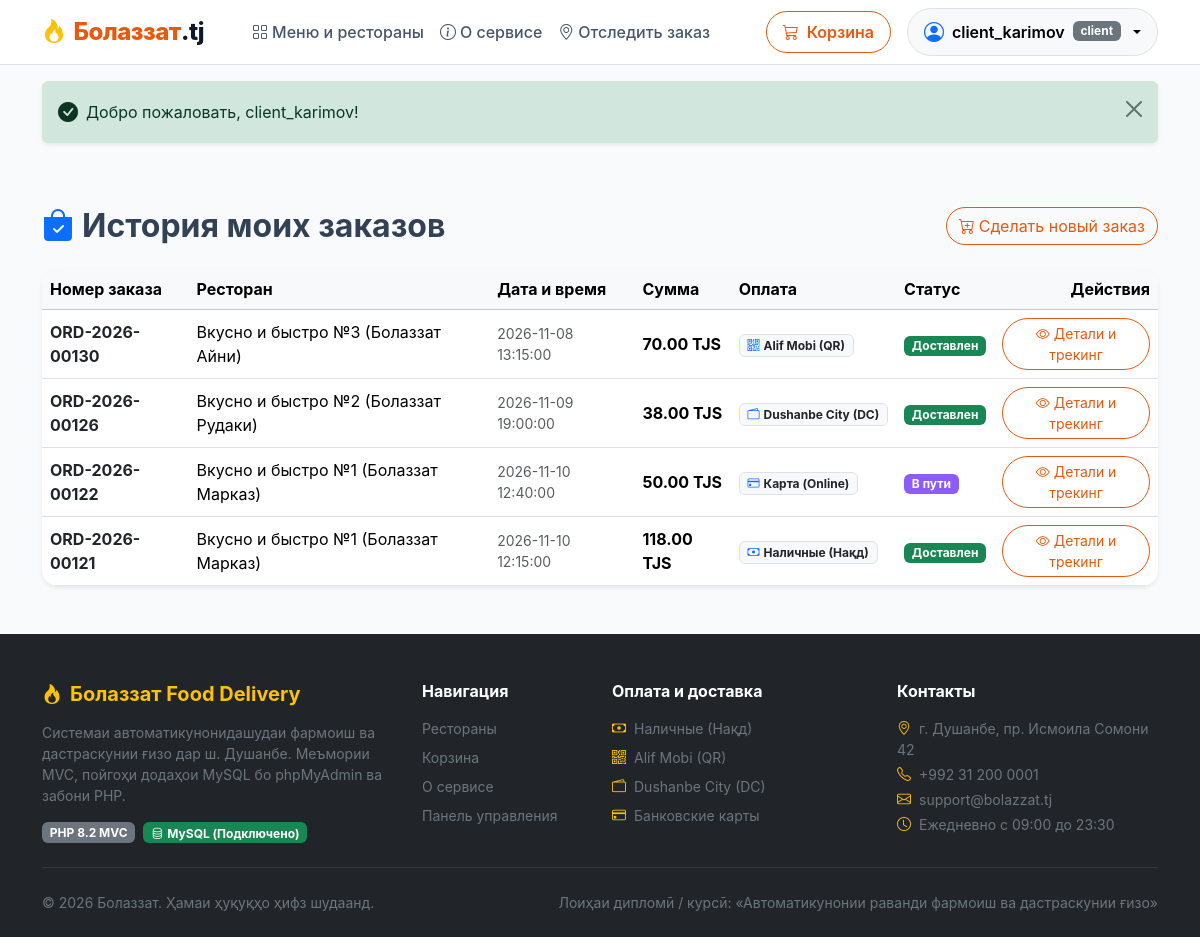
Page /my-orders (signed in) on the committed database.
### tables this page shows
CREATE TABLE orders (
    id             INT UNSIGNED AUTO_INCREMENT PRIMARY KEY,
    number         VARCHAR(30)  NOT NULL,
    client_id      INT UNSIGNED NOT NULL,
    restaurant_id  INT UNSIGNED NOT NULL,
    address_id     INT UNSIGNED NOT NULL,
    courier_id     INT UNSIGNED NULL,
    manager_id     INT UNSIGNED NULL,
    status         ENUM('new','accepted','cooking','on_the_way','delivered','cancelled')
                                 NOT NULL DEFAULT 'new',
    payment_method ENUM('cash','card_online','alif','dc') NOT NULL,
    comment        VARCHAR(255) NULL,
    created_at     DATETIME     NOT NULL DEFAULT CURRENT_TIMESTAMP,
    accepted_at    DATETIME     NULL,
    delivered_at   DATETIME     NULL,
    CONSTRAINT uq_orders_number UNIQUE (number),
    CONSTRAINT chk_order_dates CHECK (delivered_at IS NULL OR delivered_at >= created_at),
    CONSTRAINT fk_orders_client     FOREIGN KEY (client_id)
        REFERENCES clients(id)     ON DELETE RESTRICT ON UPDATE CASCADE,
    CONSTRAINT fk_orders_restaurant FOREIGN KEY (restaurant_id)
        REFERENCES restaurants(id) ON DELETE RESTRICT ON UPDATE CASCADE,
    CONSTRAINT fk_orders_address    FOREIGN KEY (address_id)
        REFERENCES addresses(id)   ON DELETE RESTRICT ON UPDATE CASCADE,
    CONSTRAINT fk_orders_courier    FOREIGN KEY (courier_id)
        REFERENCES couriers(id)    ON DELETE SET NULL  ON UPDATE CASCADE,
    CONSTRAINT fk_orders_manager    FOREIGN KEY (manager_id)
        REFERENCES users(id)       ON DELETE SET NULL  ON UPDATE CASCADE,
    INDEX idx_orders_status  (status),
    INDEX idx_orders_created (created_at)
);

CREATE TABLE restaurants (
    id                 INT UNSIGNED AUTO_INCREMENT PRIMARY KEY,
    name               VARCHAR(150)   NOT NULL,
    address            VARCHAR(200)   NOT NULL,
    phone              VARCHAR(20)    NOT NULL,
    work_hours         VARCHAR(50)    NOT NULL,
    min_order_amount   DECIMAL(10,2)  NOT NULL,
    delivery_radius_km DECIMAL(5,2)   NOT NULL,
    CONSTRAINT uq_restaurants_name UNIQUE (name),
    CONSTRAINT chk_restaurant_amounts CHECK (min_order_amount >= 0 AND delivery_radius_km > 0)
);

### app/Core/Controller.php (called while the page is built, shortened)
<?php
abstract class Controller
{
    protected function render(string $view, array $data = [], string $layout = 'layouts/main'): void
    {
        View::render($view, $data, $layout);
    }
}

### app/Controllers/OrderController.php (called while the page is built, shortened)
<?php
class OrderController extends Controller
{
    public function myOrders(): void
    {
        $clientId = Auth::clientId();
        $orders = [];
        if ($clientId) {
            $orders = Order::getByClient($clientId);
        }
        $this->render('order/my_orders', [
            'title' => 'Мои заказы — Болаззат',
            'orders' => $orders,
        ]);
    }
}

### public/index.php (called while the page is built, shortened)
<?php
$router = new Router();
$router->get('/', [HomeController::class, 'index']);
$router->get('/about', [HomeController::class, 'about']);
$router->get('/restaurant/{id}', [RestaurantController::class, 'show']);
$router->get('/cart', [CartController::class, 'index']);
$router->post('/cart/add', [CartController::class, 'add']);
$router->post('/cart/update', [CartController::class, 'update']);
$router->post('/cart/remove', [CartController::class, 'remove']);
$router->post('/cart/clear', [CartController::class, 'clear']);
$router->get('/checkout', [OrderController::class, 'checkout']);
$router->post('/order/place', [OrderController::class, 'placeOrder']);
$router->get('/order/track/{number}', [OrderController::class, 'track']);
$router->get('/my-orders', [OrderController::class, 'myOrders']);
$router->post('/order/review', [OrderController::class, 'submitReview']);
$router->get('/login', [AuthController::class, 'showLogin']);
$router->post('/login', [AuthController::class, 'login']);
$router->post('/quick-login', [AuthController::class, 'quickLogin']);
$router->get('/register', [AuthController::class, 'showRegister']);
$router->post('/register', [AuthController::class, 'register']);
$router->get('/logout', [AuthController::class, 'logout']);
$router->get('/courier', [CourierController::class, 'index']);
$router->post('/courier/status', [CourierController::class, 'updateStatus']);
$router->post('/courier/toggle-busy', [CourierController::class, 'toggleBusy']);
$router->get('/admin', [AdminController::class, 'dashboard']);
$router->get('/admin/orders', [AdminController::class, 'orders']);
$router->get('/admin/orders/show/{id}', [AdminController::class, 'orderShow']);
$router->post('/admin/orders/status', [AdminController::class, 'updateOrderStatus']);
$router->post('/admin/orders/assign-courier', [AdminController::class, 'assignCourier']);
$router->get('/admin/restaurants', [AdminController::class, 'restaurants']);
$router->get('/admin/restaurants/create', [AdminController::class, 'restaurantCreate']);
$router->post('/admin/restaurants/store', [AdminController::class, 'restaurantStore']);
$router->get('/admin/restaurants/edit/{id}', [AdminController::class, 'restaurantEdit']);
$router->post('/admin/restaurants/update/{id}', [AdminController::class, 'restaurantUpdate']);
$router->post('/admin/restaurants/delete/{id}', [AdminController::class, 'restaurantDelete']);
$router->get('/admin/dishes', [AdminController::class, 'dishes']);
$router->get('/admin/dishes/create', [AdminController::class, 'dishCreate']);
$router->post('/admin/dishes/store', [AdminController::class, 'dishStore']);
$router->get('/admin/dishes/edit/{id}', [AdminController::class, 'dishEdit']);
$router->post('/admin/dishes/update/{id}', [AdminController::class, 'dishUpdate']);
$router->post('/admin/dishes/toggle/{id}', [AdminController::class, 'dishToggle']);
$router->post('/admin/dishes/delete/{id}', [AdminController::class, 'dishDelete']);
$router->get('/admin/couriers', [AdminController::class, 'couriers']);
$router->get('/admin/couriers/create', [AdminController::class, 'courierCreate']);
$router->post('/admin/couriers/store', [AdminController::class, 'courierStore']);
$router->post('/admin/couriers/toggle/{id}', [AdminController::class, 'courierToggle']);
$router->get('/admin/reviews', [AdminController::class, 'reviews']);
$router->get('/admin/users', [AdminController::class, 'users']);
$method = $_SERVER['REQUEST_METHOD'] ?? 'GET';
$uri = $_SERVER['REQUEST_URI'] ?? '/';
$router->dispatch($uri, $method);

### app/Models/Order.php (called while the page is built, shortened)
<?php
class Order
{
    public static function getByClient(int $clientId): array
    {
        $db = Database::getConnection();
        $stmt = $db->prepare("
            SELECT o.*,
                   r.name AS restaurant_name,
                   (SELECT SUM(oi.quantity * oi.price) FROM order_items oi WHERE oi.order_id = o.id) AS total_amount,
                   rw.rating AS review_rating
            FROM orders o
            JOIN restaurants r ON r.id = o.restaurant_id
            LEFT JOIN reviews rw ON rw.order_id = o.id
            WHERE o.client_id = :client_id
            ORDER BY o.id DESC
        ");
        $stmt->execute(['client_id' => $clientId]);
        return $stmt->fetchAll();
    }
}

### app/Views/order/my_orders.php (the view, shortened to what this page needs)
<div class="container py-4">
    <div class="d-flex justify-content-between align-items-center mb-4">
        <h2 class="fw-bold m-0"><i class="bi bi-bag-check-fill text-primary me-2"></i>История моих заказов</h2>
        <a href="/" class="btn btn-outline-primary rounded-pill">
            <i class="bi bi-cart-plus me-1"></i>Сделать новый заказ
        </a>
    </div>
    <?php if (empty($orders)): ?>
        <div class="card border-0 shadow-sm rounded-4 p-5 text-center">
            <div style="font-size: 4rem;" class="text-muted mb-3">📦</div>
            <h5 class="fw-bold">У вас пока нет оформленных заказов</h5>
            <p class="text-muted mb-4">Сделайте свой первый заказ прямо сейчас и насладитесь вкусной едой!</p>
            <div>
                <a href="/" class="btn btn-primary rounded-pill px-4">Смотреть рестораны</a>
            </div>
        </div>
    <?php else: ?>
        <div class="card border-0 shadow-sm rounded-4 overflow-hidden">
            <div class="table-responsive">
                <table class="table table-hover align-middle mb-0">
                    <thead class="table-light">
                        <tr>
                            <th>Номер заказа</th>
                            <th>Ресторан</th>
                            <th>Дата и время</th>
                            <th>Сумма</th>
                            <th>Оплата</th>
                            <th>Статус</th>
                            <th class="text-end">Действия</th>
                        </tr>
                    </thead>
                    <tbody>
                        <?php foreach ($orders as $o): ?>
                            <tr>
                                <td>
                                    <span class="fw-bold text-dark"><?= View::e($o['number']) ?></span>
                                </td>
                                <td><?= View::e($o['restaurant_name']) ?></td>
                                <td class="text-muted small"><?= View::e($o['created_at']) ?></td>
                                <td class="fw-bold"><?= View::price($o['total_amount']) ?></td>
                                <td><?= View::paymentBadge($o['payment_method']) ?></td>
                                <td><?= View::statusBadge($o['status']) ?></td>
                                <td class="text-end">
                                    <a href="/order/track/<?= $o['number'] ?>" class="btn btn-sm btn-outline-primary rounded-pill">
                                        <i class="bi bi-eye me-1"></i>Детали и трекинг
                                    </a>
                                </td>
                            </tr>
                        <?php endforeach; ?>
                    </tbody>
                </table>
            </div>
        </div>
    <?php endif; ?>
</div>

### app/Core/View.php (shortened to what this page needs)
<?php
class View
{
    public static function render(string $template, array $data = [], string $layout = 'layouts/main'): void
    {
        extract($data);
        $templatePath = __DIR__ . '/../Views/' . ltrim($template, '/') . '.php';
        require $templatePath;
    }
    public static function e(?string $value): string
    {
        return htmlspecialchars((string)$value, ENT_QUOTES, 'UTF-8');
    }
    public static function price(float|int|string|null $amount): string
    {
        $val = (float)($amount ?? 0);
        return number_format($val, 2, '.', ' ') . ' TJS';
    }
    public static function statusBadge(string $status): string
    {
        $map = [
            'new' => ['label' => 'Новый', 'tajik' => 'Нав', 'class' => 'bg-primary'],
            'accepted' => ['label' => 'Принят', 'tajik' => 'Қабул шуд', 'class' => 'bg-info text-dark'],
            'cooking' => ['label' => 'Готовится', 'tajik' => 'Дар ошхона', 'class' => 'bg-warning text-dark'],
            'on_the_way' => ['label' => 'В пути', 'tajik' => 'Дар роҳ', 'class' => 'bg-purple text-white'],
            'delivered' => ['label' => 'Доставлен', 'tajik' => 'Дастрас шуд', 'class' => 'bg-success'],
            'cancelled' => ['label' => 'Отменён', 'tajik' => 'Бекор шуд', 'class' => 'bg-danger'],
        ];
        $info = $map[$status] ?? ['label' => $status, 'tajik' => $status, 'class' => 'bg-secondary'];
        return sprintf(
            '<span class="badge %s" title="%s">%s</span>',
            $info['class'],
            htmlspecialchars($info['tajik'], ENT_QUOTES, 'UTF-8'),
            htmlspecialchars($info['label'], ENT_QUOTES, 'UTF-8')
        );
    }
    public static function paymentBadge(string $method): string
    {
        $map = [
            'cash' => ['label' => 'Наличные (Нақд)', 'icon' => 'bi-cash'],
            'card_online' => ['label' => 'Карта (Online)', 'icon' => 'bi-credit-card'],
            'alif' => ['label' => 'Alif Mobi (QR)', 'icon' => 'bi-qr-code'],
            'dc' => ['label' => 'Dushanbe City (DC)', 'icon' => 'bi-wallet2'],
        ];
        $info = $map[$method] ?? ['label' => $method, 'icon' => 'bi-credit-card'];
        return sprintf(
            '<span class="badge bg-light text-dark border"><i class="bi %s me-1 text-primary"></i>%s</span>',
            $info['icon'],
            htmlspecialchars($info['label'], ENT_QUOTES, 'UTF-8')
        );
    }
}

### app/Core/Router.php (shortened to what this page needs)
<?php
class Router
{
    private array $routes = [];
    private function addRoute(string $method, string $path, array|callable $handler): void
    {
        $pattern = preg_replace('/\{([a-zA-Z0-9_]+)\}/', '(?P<$1>[^/]+)', $path);
        $pattern = '#^' . $pattern . '$#';
        $this->routes[] = [
            'method' => $method,
            'pattern' => $pattern,
            'handler' => $handler,
        ];
    }
    public function dispatch(string $uri, string $method): void
    {
        $path = parse_url($uri, PHP_URL_PATH);
        $path = '/' . trim($path, '/');
        foreach ($this->routes as $route) {
            if ($route['method'] === $method && preg_match($route['pattern'], $path, $matches)) {
                $params = array_filter($matches, '\is_string', ARRAY_FILTER_USE_KEY);
                $handler = $route['handler'];
                if (is_array($handler) && count($handler) === 2) {
                    [$class, $action] = $handler;
                    if (class_exists($class)) {
                        $controller = new $class();
                        if (method_exists($controller, $action)) {
                            call_user_func_array([$controller, $action], $params);
                            return;
                        }
                    }
                }
            }
        }
    }
}

### public/css/style.css (style rules this page uses)
:root { --brand-primary: #ea580c; --brand-primary-hover: #c2410c; --brand-secondary: #0284c7; --brand-success: #16a34a; --brand-dark: #0f172a; --brand-light: #f8fafc; --brand-card-bg: #ffffff; --brand-border: #e2e8f0; }
body { font-family: -apple-system, BlinkMacSystemFont, "Segoe UI", Roboto, "Helvetica Neue", Arial, sans-serif; color: #334155; background-color: #f8fafc; min-height: 100vh; display: flex; flex-direction: column; }
.btn-outline-primary { color: var(--brand-primary); border-color: var(--brand-primary); }
.bg-purple { background-color: #8b5cf6 !important; }

### rows in the picture
orders: number "ORD-2026-00130", restaurant.name "Вкусно и быстро №3 (Болаззат Айни)", created_at "2026-11-08 13:15:00", total_amount "70.00 TJS", payment_method "Alif Mobi (QR)", status "Доставлен"
orders: number "ORD-2026-00126", restaurant.name "Вкусно и быстро №2 (Болаззат Рудаки)", created_at "2026-11-09 19:00:00", total_amount "38.00 TJS", payment_method "Dushanbe City (DC)", status "Доставлен"
orders: number "ORD-2026-00122", restaurant.name "Вкусно и быстро №1 (Болаззат Марказ)", created_at "2026-11-10 12:40:00", total_amount "50.00 TJS", payment_method "Карта (Online)", status "В пути"
orders: number "ORD-2026-00121", restaurant.name "Вкусно и быстро №1 (Болаззат Марказ)", created_at "2026-11-10 12:15:00", total_amount "118.00 TJS", payment_method "Наличные (Нақд)", status "Доставлен"

### other values in the picture
Session::getFlash($type) "Добро пожаловать, client_karimov!"
